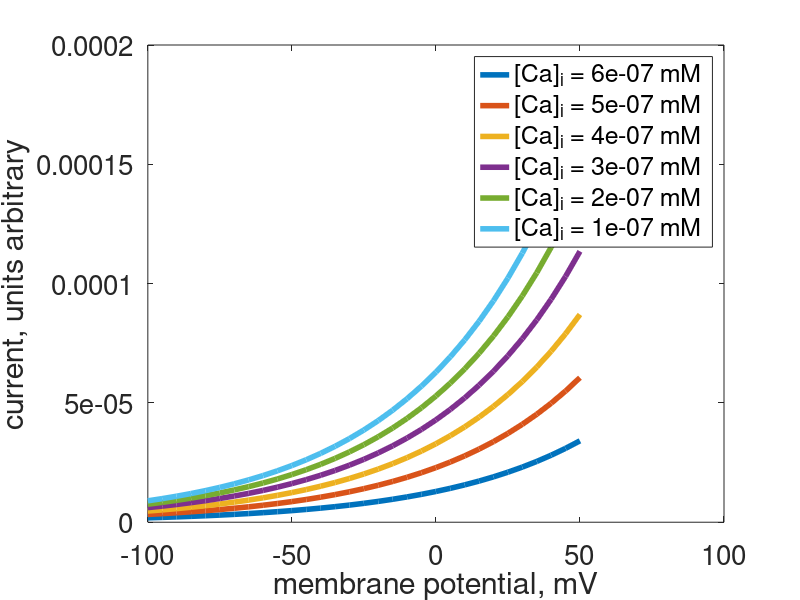

MATLAB code for this plot: (Note: this script raises an error after producing the figure.)
% NCX - Sodium-Calcium exchanger model
% from Flanagan et al. 2018 (looks similar to DiFrancesco & Noble, 1985)
% still need to fit to astrocyte data


%constants
F = 96485; %C/mol, Faraday's constant
R = 8.31; %J/mol K, ideal gas constant
T = 298.15; %K, absolute temperature (25 C in Kirischuk et al. 2012)

%cellular concentrations - Kirischuk et al. 2012
%resting concentrations
Na_in = 16.6; %mM
Ca_in = 73*1e-6; %mM
Na_out = 140; %mM
Ca_out = 2; %mM

%functions - note RT/F has units volts
%reversal potential for NCX
V_NaCa = (R*T/F)*(3*log(Na_out/Na_in)-log(Ca_out/Ca_in))*1e3; %mV
V_NaCa

%cellular concentrations - from egger & nigli sims
%stimulated concentrations
Na_in = 10*1e-3; %10mM -> M
Ca_in = 600*1e-9; %600 nM -> M
Na_out = 140*1e-3; %140mM -> M
Ca_out = 2*1e-3; %2 mM -> M

%functions - note RT/F has units volts
%reversal potential for NCX
V_NaCa = (R*T/F)*(3*log(Na_out/Na_in)-log(Ca_out/Ca_in))*1e3; %mV
V_NaCa

%hill functions parameters
nH = 1;
K_H = 1.5*1e-3; %1.5 microM
x = [0.2; 0.5;]; %A l^4 /mol^4, partition coefficient (symmetric reversal potential)
I_NaCa = @(Vm) x(1)*((Na_in.^3)./(Na_out.^3).*(exp(x(2)*Vm*1e-3*F/(R*T))) ...
   - (Ca_in)./(Ca_out).*(exp((1-x(2))*Vm*1e-3*F/(R*T)))) ;

%Vm for I-V curve
Vm = (-100:5:50); %mV

fig=figure(1);clf
I_NaCa = @(Vm, Ca_in) x(1)*((Na_in.^3)./(Na_out.^3).*(exp(x(2)*Vm*1e-3*F/(R*T))) ...
   - (Ca_in)./(Ca_out).*(exp((1-x(2))*Vm*1e-3*F/(R*T)))) ;
Ca_ins = [600; 500; 400; 300; 200; 100;].*1e-9;
for jj=1:size(Ca_ins,1)
    plot(Vm,I_NaCa(Vm,Ca_ins(jj)),'LineWidth',4); hold on
end
% xlim([-125,140]); ylim([-200,200]);
xlabel('membrane potential, mV'); ylabel('current, units arbitrary'); set(gca,'FontSize',20);
lgd = legend(['[Ca]_i = ' num2str(Ca_ins(1)) ' mM'],['[Ca]_i = ' num2str(Ca_ins(2)) ' mM'],...
['[Ca]_i = ' num2str(Ca_ins(3)) ' mM'], ['[Ca]_i = ' num2str(Ca_ins(4)) ' mM'],...
['[Ca]_i = ' num2str(Ca_ins(5)) ' mM'], ['[Ca]_i = ' num2str(Ca_ins(6)) ' mM']);
lgd.Location = 'southeast';
line([-100,50],[0,0],'LineStyle','--', 'Color', 'k','HandleVisibility','off');
line([0,0],[-5e-4,3e-4],'LineStyle','--', 'Color', 'k','HandleVisibility','off');

saveas(fig,'figs/flanagan_2018_NCXmodel_figs/flanagan_2018_NCXmodel_IV_curve_vsCain.png');


fig=figure(2);clf
I_NaCa = @(Vm, Na_in) x(1)*((Na_in.^3)./(Na_out.^3).*(exp(x(2)*Vm*1e-3*F/(R*T))) ...
   - (Ca_in)./(Ca_out).*(exp((1-x(2))*Vm*1e-3*F/(R*T)))) ;

Na_ins = [16; 14; 12; 10; 8; 6;].*1e-3;
for jj=1:size(Na_ins,1)
    plot(Vm,I_NaCa(Vm,Na_ins(jj)),'LineWidth',4); hold on
end
% xlim([-125,140]); ylim([-200,200]);
xlabel('membrane potential, mV'); ylabel('current, units arbitrary'); set(gca,'FontSize',20);
lgd=legend(['[Na]_i = ' num2str(Na_ins(1)) ' mM'],['[Na]_i = ' num2str(Na_ins(2)) ' mM'],...
['[Na]_i = ' num2str(Na_ins(3)) ' mM'], ['[Na]_i = ' num2str(Na_ins(4)) ' mM'],...
['[Na]_i = ' num2str(Na_ins(5)) ' mM'], ['[Na]_i = ' num2str(Na_ins(6)) ' mM']);
lgd.Location = 'southeast';
line([-100,50],[0,0],'LineStyle','--', 'Color', 'k','HandleVisibility','off');
line([0,0],[-6e-4,8e-4],'LineStyle','--', 'Color', 'k','HandleVisibility','off');

saveas(fig,'figs/flanagan_2018_NCXmodel_figs/flanagan_2018_NCXmodel_IV_curve_vsNain.png');


fig = figure(3);clf
subplot(2,2,1);
I_NaCa = @(Vm, Ca_out) x(1)*((Na_in.^3)./(Na_out.^3).*(exp(x(2)*Vm*1e-3*F/(R*T))) ...
   - (Ca_in)./(Ca_out).*(exp((1-x(2))*Vm*1e-3*F/(R*T)))) ;


Ca_outs = logspace(-1,2.15,100);
semilogx(Ca_outs,abs(I_NaCa(-100,Ca_outs)),'LineWidth',4); hold on
% xlim([-125,140]); ylim([-200,200]);
xlabel('[Ca^{2+}]_e, mM'); ylabel('current, \muA'); set(gca,'FontSize',20);

subplot(2,2,3);
I_NaCa = @(Vm, Ca_in) x(1)*((Na_in.^3)./(Na_out.^3).*(exp(x(2)*Vm*1e-3*F/(R*T))) ...
   - (Ca_in)./(Ca_out).*(exp((1-x(2))*Vm*1e-3*F/(R*T)))) ;


Ca_ins = logspace(-1,2.15,100);
semilogx(Ca_outs,abs(I_NaCa(-100,Ca_ins)),'LineWidth',4); hold on
% xlim([-125,140]); ylim([-200,200]);
xlabel('[Ca^{2+}]_i, mM'); ylabel('current, units arbitrary'); set(gca,'FontSize',20);

subplot(2,2,4);
I_NaCa = @(Vm, Na_in) x(1)*((Na_in.^3)./(Na_out.^3).*(exp(x(2)*Vm*1e-3*F/(R*T))) ...
   - (Ca_in)./(Ca_out).*(exp((1-x(2))*Vm*1e-3*F/(R*T)))) ;


Na_ins = logspace(-1,2.15,100);
semilogx(Ca_outs,abs(I_NaCa(-100,Na_ins)),'LineWidth',4); hold on
% xlim([-125,140]); ylim([-200,200]);
xlabel('[Na^{+}]_i, mM'); ylabel('current, units arbitrary'); set(gca,'FontSize',20);

subplot(2,2,2);
I_NaCa = @(Vm, Na_out) x(1)*((Na_in.^3)./(Na_out.^3).*(exp(x(2)*Vm*1e-3*F/(R*T))) ...
   - (Ca_in)./(Ca_out).*(exp((1-x(2))*Vm*1e-3*F/(R*T)))) ;


Na_outs = logspace(1.24,2.15,100);

semilogx(Na_outs,abs(I_NaCa(-100,Na_outs)),'LineWidth',4); hold on
% xlim([-125,140]); ylim([-200,200]);
xlabel('[Na^+]_e, mM'); ylabel('current, units arbitrary'); set(gca,'FontSize',20);

saveas(fig,'figs/flanagan_2018_NCXmodel_figs/flanagan_2018_NCXmodel_saturationcurves.png');


